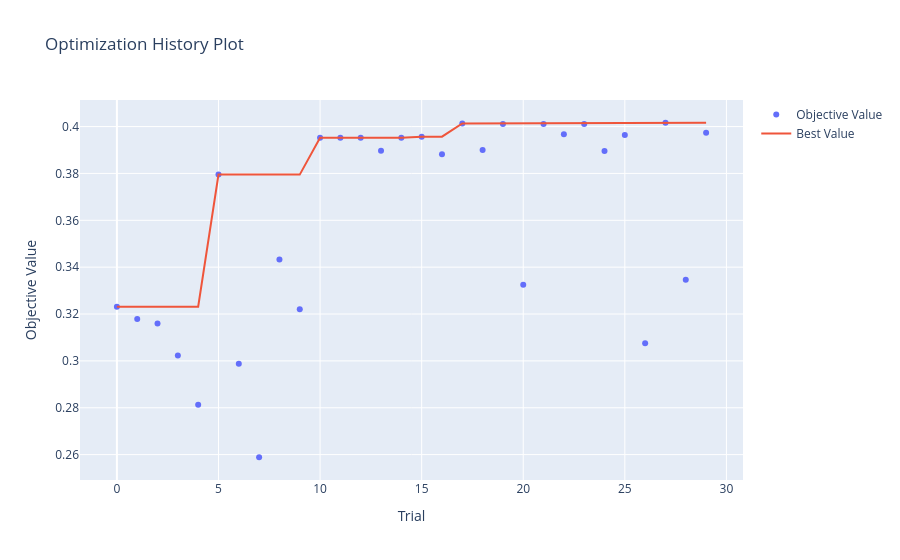
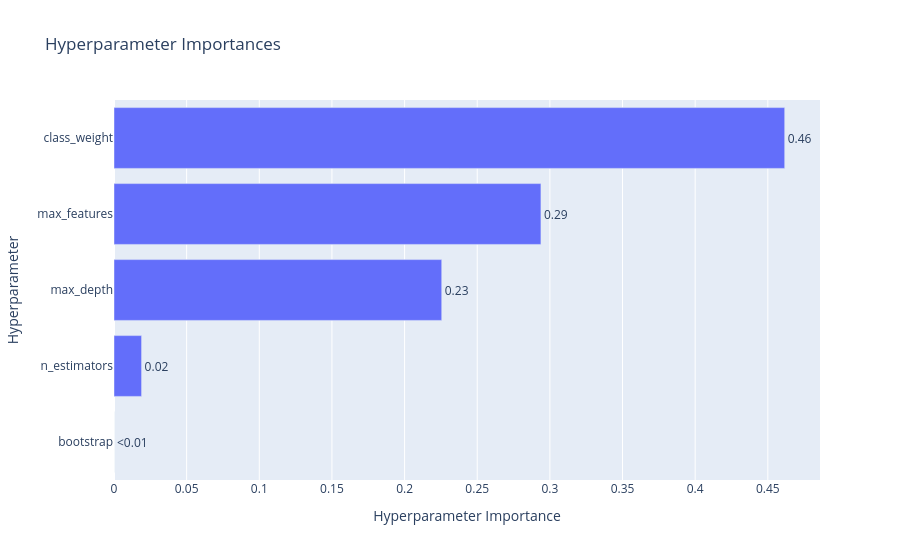

The cell these charts' notebook holds for them, in order:
### Code cell
# Визуализация результатов KNN
fig1 = optuna.visualization.plot_optimization_history(study)
fig2 = optuna.visualization.plot_param_importances(study)

display(fig1)
display(fig2)

### Figure 1 — Plotly figure (JSON) as saved in the notebook; plotly's stock layout.template omitted (floating-point values rounded to 4 significant figures)
{"data": [{"mode": "markers", "name": "Objective Value", "x": [0, 1, 2, 3, 4, 5, 6, 7, 8, 9, 10, 11, 12, 13, 14, 15, 16, 17, 18, 19, 20, 21, 22, 23, 24, 25, 26, 27, 28, 29], "y": [0.3232, 0.3179, 0.3159, 0.3024, 0.2813, 0.3795, 0.2988, 0.2589, 0.3432, 0.3221, 0.3953, 0.3953, 0.3953, 0.3896, 0.3953, 0.3957, 0.3882, 0.4013, 0.39, 0.4011, 0.3325, 0.4011, 0.3967, 0.4011, 0.3895, 0.3964, 0.3075, 0.4016, 0.3346, 0.3974], "type": "scatter"}, {"mode": "lines", "name": "Best Value", "x": [0, 1, 2, 3, 4, 5, 6, 7, 8, 9, 10, 11, 12, 13, 14, 15, 16, 17, 18, 19, 20, 21, 22, 23, 24, 25, 26, 27, 28, 29], "y": [0.3232, 0.3232, 0.3232, 0.3232, 0.3232, 0.3795, 0.3795, 0.3795, 0.3795, 0.3795, 0.3953, 0.3953, 0.3953, 0.3953, 0.3953, 0.3957, 0.3957, 0.4013, 0.4013, 0.4013, 0.4013, 0.4013, 0.4013, 0.4013, 0.4013, 0.4013, 0.4013, 0.4016, 0.4016, 0.4016], "type": "scatter"}, {"marker": {"color": "#cccccc"}, "mode": "markers", "name": "Infeasible Trial", "showlegend": false, "x": [], "y": [], "type": "scatter"}], "layout": {"title": {"text": "Optimization History Plot"}, "xaxis": {"title": {"text": "Trial"}}, "yaxis": {"title": {"text": "Objective Value"}}}}

### Figure 2 — Plotly figure (JSON) as saved in the notebook; plotly's stock layout.template omitted (floating-point values rounded to 4 significant figures)
{"data": [{"cliponaxis": false, "hovertemplate": ["bootstrap (CategoricalDistribution): 0.0<extra></extra>", "n_estimators (IntDistribution): 0.0189810084902762<extra></extra>", "max_depth (IntDistribution): 0.2255640753050221<extra></extra>", "max_features (CategoricalDistribution): 0.2938375082273981<extra></extra>", "class_weight (CategoricalDistribution): 0.46161740797730355<extra></extra>"], "name": "Objective Value", "orientation": "h", "text": ["<0.01", "0.02", "0.23", "0.29", "0.46"], "textposition": "outside", "x": [0.0, 0.01898, 0.2256, 0.2938, 0.4616], "y": ["bootstrap", "n_estimators", "max_depth", "max_features", "class_weight"], "type": "bar"}], "layout": {"title": {"text": "Hyperparameter Importances"}, "xaxis": {"title": {"text": "Hyperparameter Importance"}}, "yaxis": {"title": {"text": "Hyperparameter"}}}}
